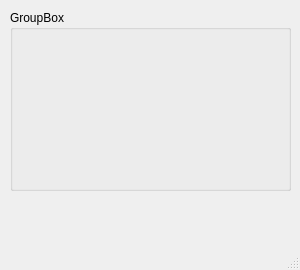
<?xml version="1.0" encoding="UTF-8"?>
<ui version="4.0">
 <class>MainWindow</class>
 <widget class="QMainWindow" name="MainWindow">
  <property name="geometry">
   <rect>
    <x>0</x>
    <y>0</y>
    <width>300</width>
    <height>270</height>
   </rect>
  </property>
  <property name="minimumSize">
   <size>
    <width>300</width>
    <height>270</height>
   </size>
  </property>
  <property name="maximumSize">
   <size>
    <width>300</width>
    <height>270</height>
   </size>
  </property>
  <property name="windowTitle">
   <string>MainWindow</string>
  </property>
  <widget class="QWidget" name="centralwidget">
   <widget class="QGroupBox" name="groupBox">
    <property name="geometry">
     <rect>
      <x>10</x>
      <y>10</y>
      <width>281</width>
      <height>181</height>
     </rect>
    </property>
    <property name="title">
     <string>GroupBox</string>
    </property>
   </widget>
  </widget>
  <widget class="QStatusBar" name="statusbar"/>
  <action name="open_action">
   <property name="checkable">
    <bool>true</bool>
   </property>
   <property name="text">
    <string>打开</string>
   </property>
  </action>
  <action name="close_action">
   <property name="icon">
    <iconset theme="call-stop">
     <normaloff>.</normaloff>.</iconset>
   </property>
   <property name="text">
    <string>关闭</string>
   </property>
   <property name="shortcut">
    <string>Ctrl+Alt+C</string>
   </property>
  </action>
 </widget>
 <resources/>
 <connections/>
</ui>
